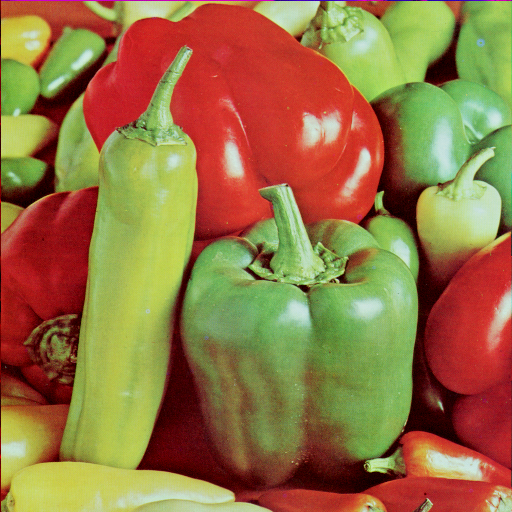
#> input picture Pic/peppers.bmp, 512 x 512 px, found by its file name
$ python EdgeDetection.py
#> lines starting #> are read from the running program, lines starting #| are printed output that depends on the picture
import numpy as np
# import matplotlib.pyplot as plt
import cv2

file_path = '/Users/lonersmac/Documents/Docs/113-1/DJJ Project/Pic/peppers.bmp'

matrix1 = np.array([(1, 0, -1),(2, 0, -2),(1, 0, -1)], dtype='f') #Sobel horizontal
matrix2 = np.array([(1, 2, 1),(0, 0, 0),(-1, -2, -1)], dtype='f') #Sobel vertical
matrix3 = np.array([(0, -1, -2),(1, 0, -1),(2, 1, 0)], dtype='f') #Sobel 45 degree
matrix4 = np.array([(-2, -1, 0),(-1, 0, 1),(0, 1, 2)], dtype='f') #Sobel 135 degree
matrix5 = np.array([(-1, -1, -1),(-1, 8, -1),(-1, -1, -1)], dtype='f') #Laplacian Operator

c = 5  #constant for Simple
cs = 5 #constant for Sobel
cl = 8  #constant for Laplacian

image = cv2.imread(file_path)
#> image is the input picture: shape (512, 512, 3); mean B, G, R 66.5, 115.6, 149.8

print("Image Shape:", image.shape)
#| Image Shape: (512, 512, 3)


def Simple(index, image):
#> called with index = 2
    rows, cols,_ = image.shape
#> rows = 512; cols = 512
    image1 = image * 0
#> image1: shape (512, 512, 3); every value is 0
    grayImg = cv2.cvtColor(image, cv2.COLOR_BGR2GRAY)
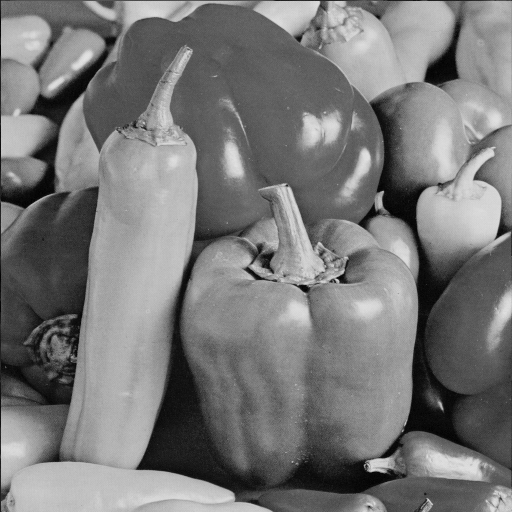
#> grayImg: shape (512, 512); min 0, max 228, mean 120.2

    if index == 1:
        for i in range(0, rows):
            for j in range(1, cols):
                image1[i][j] = c * abs(grayImg[i][j]*1.0 - grayImg[i][j-1]*1.0)
        cv2.imwrite('/Users/lonersmac/Documents/Docs/113-1/DJJ Project/Pic/Result/Simple_hor.bmp', image1)
        return image1

    elif index == 2:
        for i in range(1, rows):
            for j in range(0, cols):
                image1[i][j] = c * abs(grayImg[i][j]*1.0 - grayImg[i-1][j]*1.0)
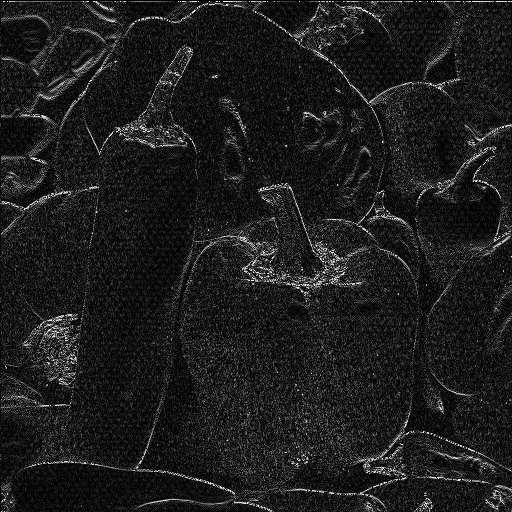
#> image1: shape (512, 512, 3); min 0, max 255, mean 28.8
        cv2.imwrite('/Users/lonersmac/Documents/Docs/113-1/DJJ Project/Pic/Result/Simple_ver.bmp', image1)
        return image1

    else:
        return image1


# [62 lines left out: functions Sobel, Laplacian, not called in this run]


cv2.imshow("Simple", cv2.cvtColor(Simple(2,image), cv2.COLOR_BGR2GRAY)/255)
# cv2.imshow("Sobel", cv2.cvtColor(Sobel(4,image), cv2.COLOR_BGR2GRAY)/255)
# cv2.imshow("Laplacian", cv2.cvtColor(Laplacian(image), cv2.COLOR_BGR2GRAY)/255)
cv2.waitKey(0)
cv2.destroyAllWindows()

$ run again, with Pic/BABOON - 複製.BMP copied over Pic/peppers.bmp
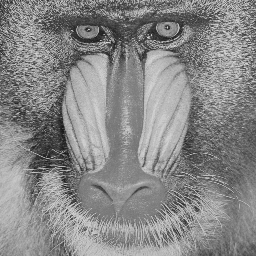
#> input picture Pic/BABOON - 複製.BMP, 256 x 256 px, found by its file name
#> image is the input picture: shape (256, 256, 3); min 22, max 223, mean 135.7
#| Image Shape: (256, 256, 3)
#> after the loop in Simple, `for i in range(1, rows):`:
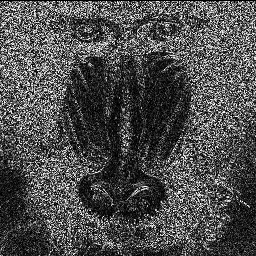
#> image1: shape (256, 256, 3); min 0, max 255, mean 77.1
